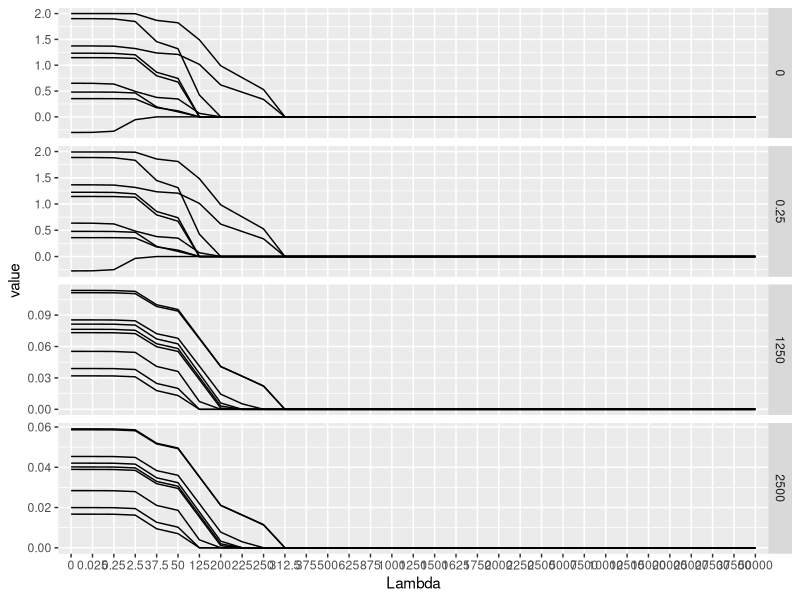

Source code (R):
# Project:   quarto-website
# Objective: MM algorithm for the elastic net
# Author:    Edoardo Costantini
# Created:   2023-11-03
# Modified:  2023-11-03
# Notes:

library(reshape2)
library(ggplot2)
library(dplyr)

# Data generation --------------------------------------------------------------

# Define sample size
n <- 50

# How many Predictors
p <- 9

# Create a baseline matrix
R <- diag(p)

# Define special correlation blocks
R[1, 2] <- .8
R[1, 3] <- .7
R[2, 3] <- .6
R[7, 8] <- .2
R[7, 9] <- .4
R[8, 9] <- .3

# Make it simmetrical
R[lower.tri(R)] <- t(R)[lower.tri(R)]

# Sample X
X <- MASS::mvrnorm(n = n, mu = rep(0, p), Sigma = R)

# Define regression coefficeints
B <- c(0, 1, 2, 0, 0, 3, 1.5, 1.5, 0)

# Define dependent variable
y <- X %*% B + rnorm(n, 0, 10)

# MM optimization procedure ----------------------------------------------------

EN_MM <- function(X, y, lambda_L, lambda_R) {
    # Define constant objects
    XX <- t(X) %*% X
    Xy <- t(X) %*% y

    # Define convergence criterion
    epsi <- 1e-12

    # Define starting values for iterative procedure
    conv <- FALSE
    iter <- 1

    # Initialize supporting point beta (i minus 1 = 0)
    B_0 <- rnorm(p)

    # Define l1 penalty
    penalty_L <- sum(abs(B_0))

    # Define l2 penalty
    penalty_R <- sum((B_0)^2)

    # Loss function at supporting point i minus 1 [g(a|a)]
    loss_0 <- sum((y - X %*% B_0)^2) + lambda_L * penalty_L + lambda_R * penalty_R

    while (conv == FALSE) {
        # Define D
        D <- diag((abs(B_0) + epsi)^(-1))

        # Update Beta
        B_i <- as.numeric(
            solve(XX + lambda_L / 2 * D + diag(lambda_R, p)) %*% Xy
        )

        # Update l1 penalty
        penalty_L <- sum(abs(B_i))

        # Update l2 penalty
        penalty_R <- sum(B_i^2)

        # Update loss function
        loss_i <- sum((y - X %*% B_i)^2) + lambda_L * penalty_L + lambda_R * penalty_R

        # Check convergence
        if (loss_0 - loss_i < epsi) {
            conv <- TRUE
            B_hat <- B_i
            B_hat[(abs(B_hat) < 100 * epsi)] <- 0
        }

        # Update iteration counter
        iter <- iter + 1

        # Update
        B_0 <- B_i
        loss_0 <- loss_i
    }

    # result
    B_hat
}

# Define possible values for Ridge
lambda_L_vecotr <- c(20, 15, 11, 10, 8, 6, 5, 4, 3, 2, 1, 0.9, 0.8, 0.7, 0.65, 0.6, 0.5, 0.4, 0.35, 0.25, 0.2, 0.15, 0.125, 0.10, 0.09, 0.08, 0.05, 0.02, 0.015, 0.001, 0.0001, 0.00001, 0) * (nrow(X)^2)
lambda_R_vector <- c(0, 1e-4, .5, 1) * (nrow(X)^2)

# Define experimental conditions
conds <- expand.grid(Lambda = lambda_L_vecotr, Ridge = lambda_R_vector)

# Empty matrix for storing estimated parameters
shelf <- matrix(NA, nrow = nrow(conds), ncol = p, dimnames = list(NULL, paste0("B", 1:p)))

# Loop over conditions
for (i in 1:nrow(conds)) {
    shelf[i, ] <- EN_MM(
        X,
        y,
        lambda_L = conds[i, "Lambda"],
        lambda_R = conds[i, "Ridge"]
    )
}

# Attach to conditions
results <- cbind(conds, shelf)

# Melt results
results_ggplot <- melt(results, id.var = c("Lambda", "Ridge"))
head(results_ggplot)

# Make plot
results_ggplot %>%
    # filter(variable == "B9") %>% 
    mutate(Lambda = factor(Lambda)) %>% 
    ggplot(
        aes(
            x = Lambda,
            y = value,
            group = variable
        )
    ) +
    geom_line() +
    facet_grid(
        rows = vars(Ridge),
        scales = "free"
    )
